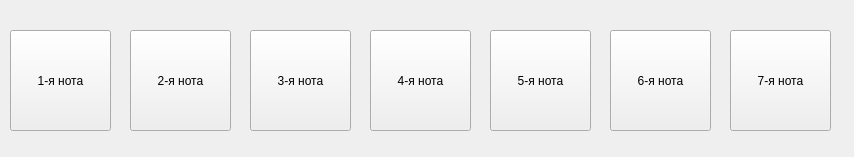
<?xml version="1.0" encoding="UTF-8"?>
<ui version="4.0">
 <class>Form</class>
 <widget class="QWidget" name="Form">
  <property name="geometry">
   <rect>
    <x>0</x>
    <y>0</y>
    <width>854</width>
    <height>157</height>
   </rect>
  </property>
  <property name="windowTitle">
   <string>Form</string>
  </property>
  <widget class="QPushButton" name="do_1">
   <property name="geometry">
    <rect>
     <x>10</x>
     <y>30</y>
     <width>101</width>
     <height>101</height>
    </rect>
   </property>
   <property name="text">
    <string>1-я нота</string>
   </property>
  </widget>
  <widget class="QPushButton" name="re">
   <property name="geometry">
    <rect>
     <x>130</x>
     <y>30</y>
     <width>101</width>
     <height>101</height>
    </rect>
   </property>
   <property name="text">
    <string>2-я нота</string>
   </property>
  </widget>
  <widget class="QPushButton" name="mi">
   <property name="geometry">
    <rect>
     <x>250</x>
     <y>30</y>
     <width>101</width>
     <height>101</height>
    </rect>
   </property>
   <property name="text">
    <string>3-я нота</string>
   </property>
  </widget>
  <widget class="QPushButton" name="fa">
   <property name="geometry">
    <rect>
     <x>370</x>
     <y>30</y>
     <width>101</width>
     <height>101</height>
    </rect>
   </property>
   <property name="text">
    <string>4-я нота</string>
   </property>
  </widget>
  <widget class="QPushButton" name="sol">
   <property name="geometry">
    <rect>
     <x>490</x>
     <y>30</y>
     <width>101</width>
     <height>101</height>
    </rect>
   </property>
   <property name="text">
    <string>5-я нота</string>
   </property>
  </widget>
  <widget class="QPushButton" name="lya">
   <property name="geometry">
    <rect>
     <x>610</x>
     <y>30</y>
     <width>101</width>
     <height>101</height>
    </rect>
   </property>
   <property name="text">
    <string>6-я нота</string>
   </property>
  </widget>
  <widget class="QPushButton" name="si">
   <property name="geometry">
    <rect>
     <x>730</x>
     <y>30</y>
     <width>101</width>
     <height>101</height>
    </rect>
   </property>
   <property name="text">
    <string>7-я нота</string>
   </property>
  </widget>
 </widget>
 <resources/>
 <connections/>
</ui>
